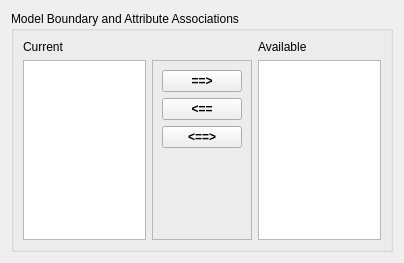
<?xml version="1.0" encoding="UTF-8"?>
<ui version="4.0">
 <class>qtAttributeAssociation</class>
 <widget class="QWidget" name="qtAttributeAssociation">
  <property name="geometry">
   <rect>
    <x>0</x>
    <y>0</y>
    <width>404</width>
    <height>263</height>
   </rect>
  </property>
  <property name="windowTitle">
   <string>Form</string>
  </property>
  <layout class="QVBoxLayout" name="verticalLayout_3">
   <item>
    <widget class="QGroupBox" name="boundaryGroup">
     <property name="title">
      <string>Model Boundary and Attribute Associations</string>
     </property>
     <layout class="QGridLayout" name="gridLayout">
      <item row="0" column="0">
       <widget class="QLabel" name="labelCurrent">
        <property name="text">
         <string>Current</string>
        </property>
       </widget>
      </item>
      <item row="0" column="2">
       <widget class="QLabel" name="label_2">
        <property name="text">
         <string>Available</string>
        </property>
       </widget>
      </item>
      <item row="1" column="0">
       <widget class="QListWidget" name="CurrentList"/>
      </item>
      <item row="1" column="1">
       <widget class="QFrame" name="ButtonsFrame">
        <property name="frameShape">
         <enum>QFrame::StyledPanel</enum>
        </property>
        <property name="frameShadow">
         <enum>QFrame::Raised</enum>
        </property>
        <layout class="QVBoxLayout" name="verticalLayout">
         <item>
          <widget class="QPushButton" name="MoveToRight">
           <property name="font">
            <font>
             <weight>75</weight>
             <bold>true</bold>
            </font>
           </property>
           <property name="text">
            <string>==&gt;</string>
           </property>
          </widget>
         </item>
         <item>
          <widget class="QPushButton" name="MoveToLeft">
           <property name="font">
            <font>
             <weight>75</weight>
             <italic>false</italic>
             <bold>true</bold>
            </font>
           </property>
           <property name="text">
            <string>&lt;==</string>
           </property>
          </widget>
         </item>
         <item>
          <widget class="QPushButton" name="ExchangeLeftRight">
           <property name="font">
            <font>
             <weight>75</weight>
             <bold>true</bold>
            </font>
           </property>
           <property name="text">
            <string>&lt;==&gt;</string>
           </property>
          </widget>
         </item>
         <item>
          <spacer name="verticalSpacer">
           <property name="orientation">
            <enum>Qt::Vertical</enum>
           </property>
           <property name="sizeHint" stdset="0">
            <size>
             <width>20</width>
             <height>117</height>
            </size>
           </property>
          </spacer>
         </item>
        </layout>
       </widget>
      </item>
      <item row="1" column="2">
       <widget class="QListWidget" name="AvailableList"/>
      </item>
     </layout>
    </widget>
   </item>
  </layout>
 </widget>
 <resources/>
 <connections/>
</ui>
